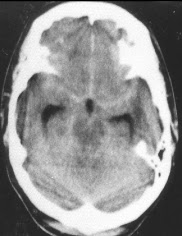
#> input picture data/sah/sah_fixed10.png, 182 x 236 px; its folder holds 4 pictures in this run
$ python blurring.py
#> lines starting #> are read from the running program, lines starting #| are printed output that depends on the picture
from multiprocessing import Pool
import cv2
import glob
import numpy as np

def blur(img_path):
#> called with img_path = 'data/sah/sah_fixed10.png'
    img = cv2.imread(img_path)
#> img is the input picture: shape (236, 182, 3); min 0, max 255, mean 145

    blurred = cv2.GaussianBlur(img, (7,7), 5)
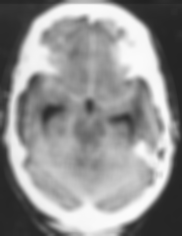
#> blurred: shape (236, 182, 3); min 33, max 251, mean 145.2

    img_name = img_path.split('/')[-1]

    cv2.imwrite('data/sah_blur/{}'.format(img_name), blurred)

if __name__ == '__main__':

    pool = Pool(4)
    paths = glob.glob("data/sah/*")

    pool.map(blur,paths)
#> call 2 of blur, with img_path = 'data/sah/sah_fixed11.png'
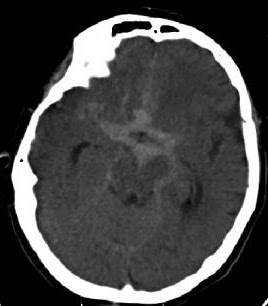
#> input picture data/sah/sah_fixed11.png, 268 x 306 px
#> in blur, img is the input picture: shape (306, 268, 3); min 0, max 255, mean 70.1
#> in blur (call 2), `blurred = cv2.GaussianBlur(img, (7,7), 5)`:
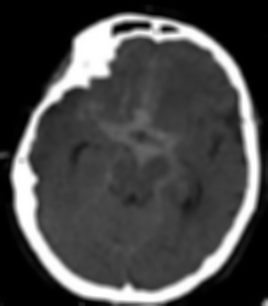
#> blurred: shape (306, 268, 3); min 0, max 255, mean 70.1
#> call 3 of blur, with img_path = 'data/sah/sah_fixed14.png'
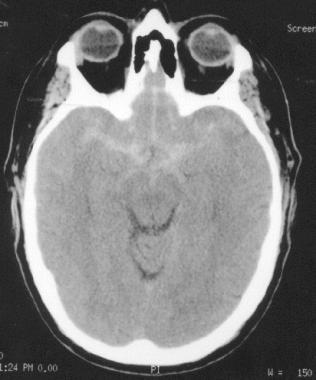
#> input picture data/sah/sah_fixed14.png, 316 x 380 px
#> in blur, img is the input picture: shape (380, 316, 3); min 10, max 255, mean 124.2
#> in blur (call 3), `blurred = cv2.GaussianBlur(img, (7,7), 5)`:
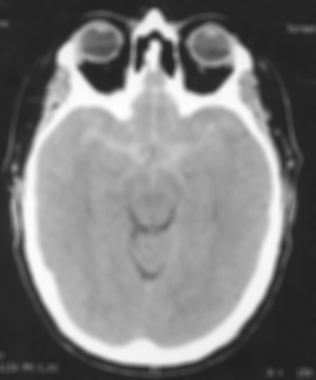
#> blurred: shape (380, 316, 3); min 32, max 253, mean 124.2
#> call 4 of blur, with img_path = 'data/sah/sah_fixed15.png'
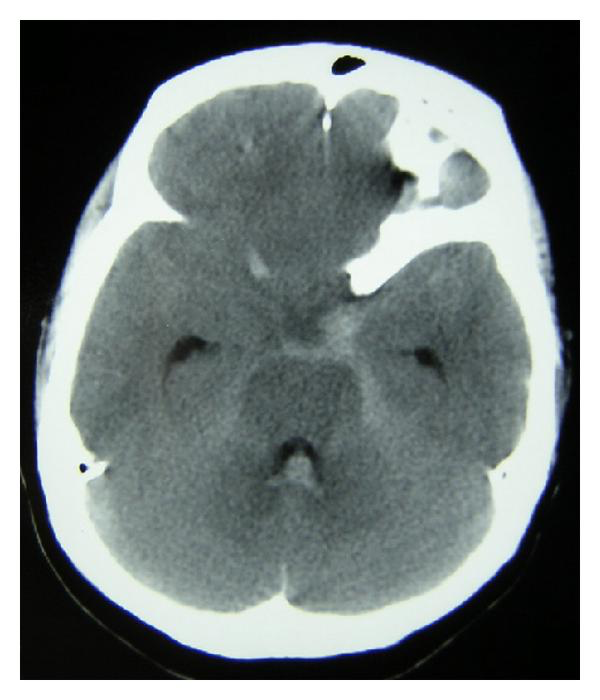
#> input picture data/sah/sah_fixed15.png, 600 x 700 px
#> in blur, img is the input picture: shape (700, 600, 3); mean B, G, R 127.1, 127.7, 119.5
#> in blur (call 4), `blurred = cv2.GaussianBlur(img, (7,7), 5)`:
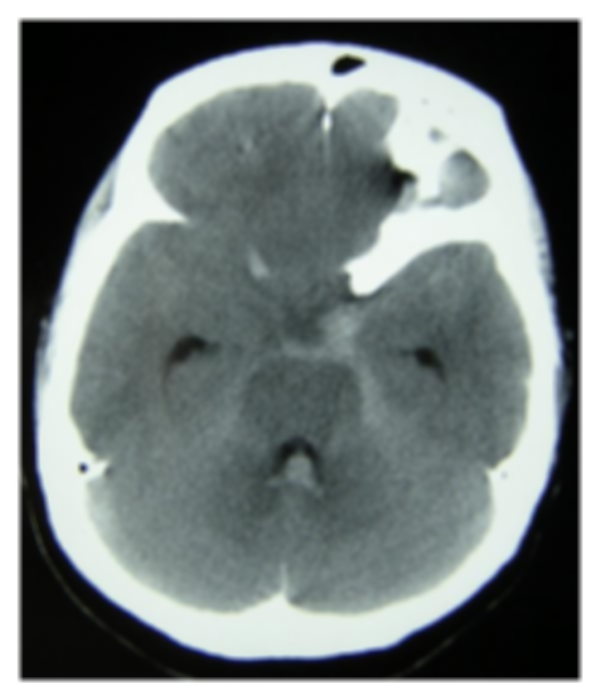
#> blurred: shape (700, 600, 3); mean B, G, R 127.1, 127.7, 119.5
